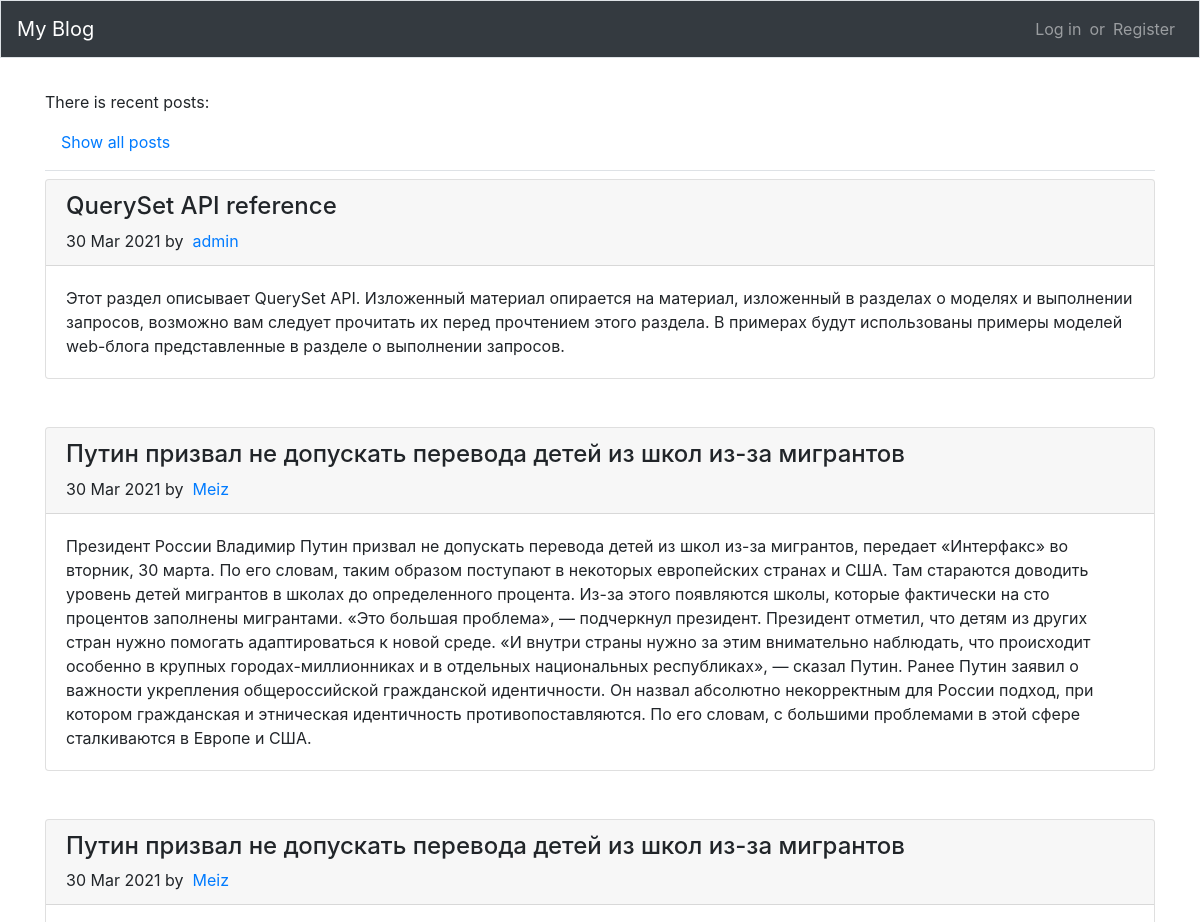
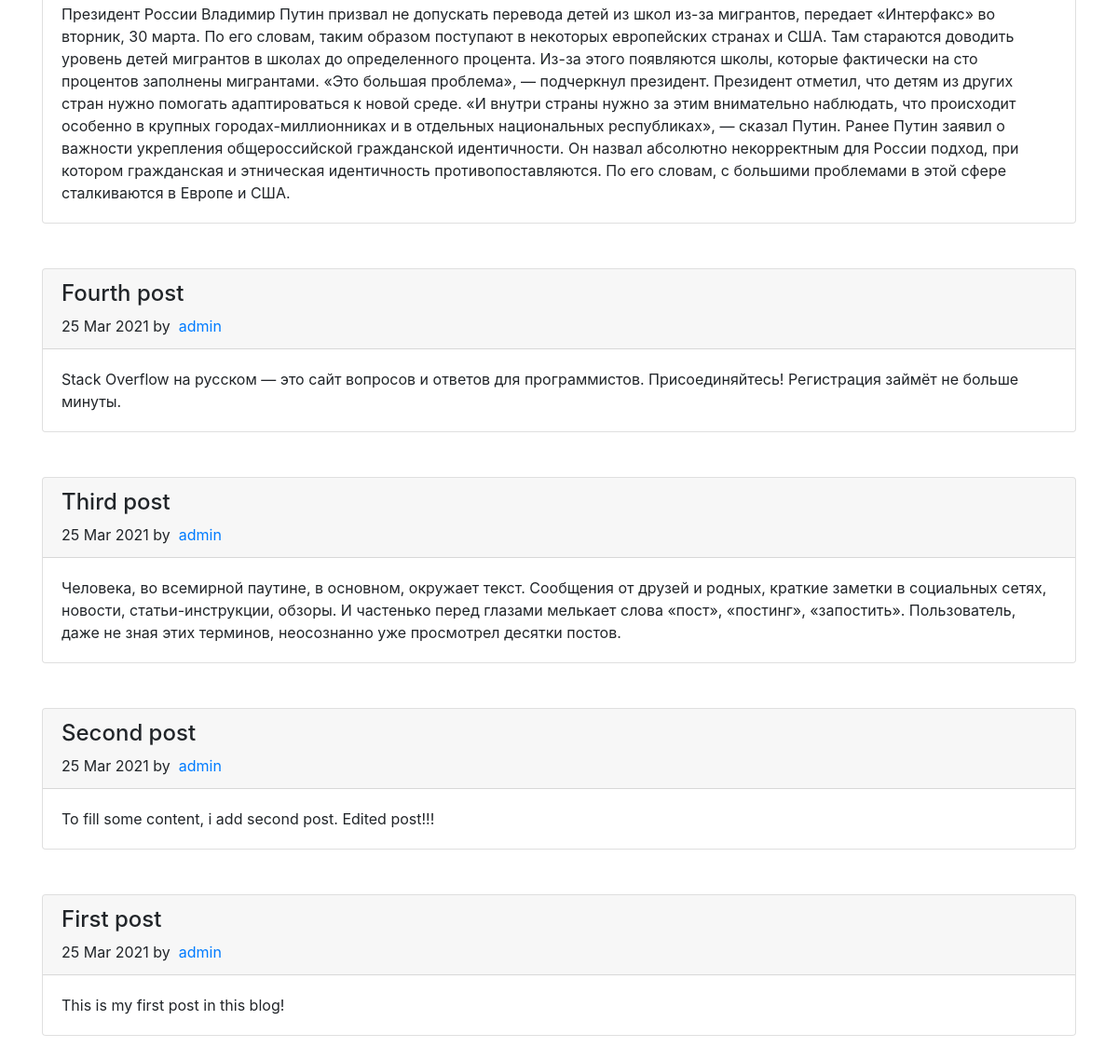
/?show_all=True, run on an earlier commit of the app's database (2 pictures, top to bottom).
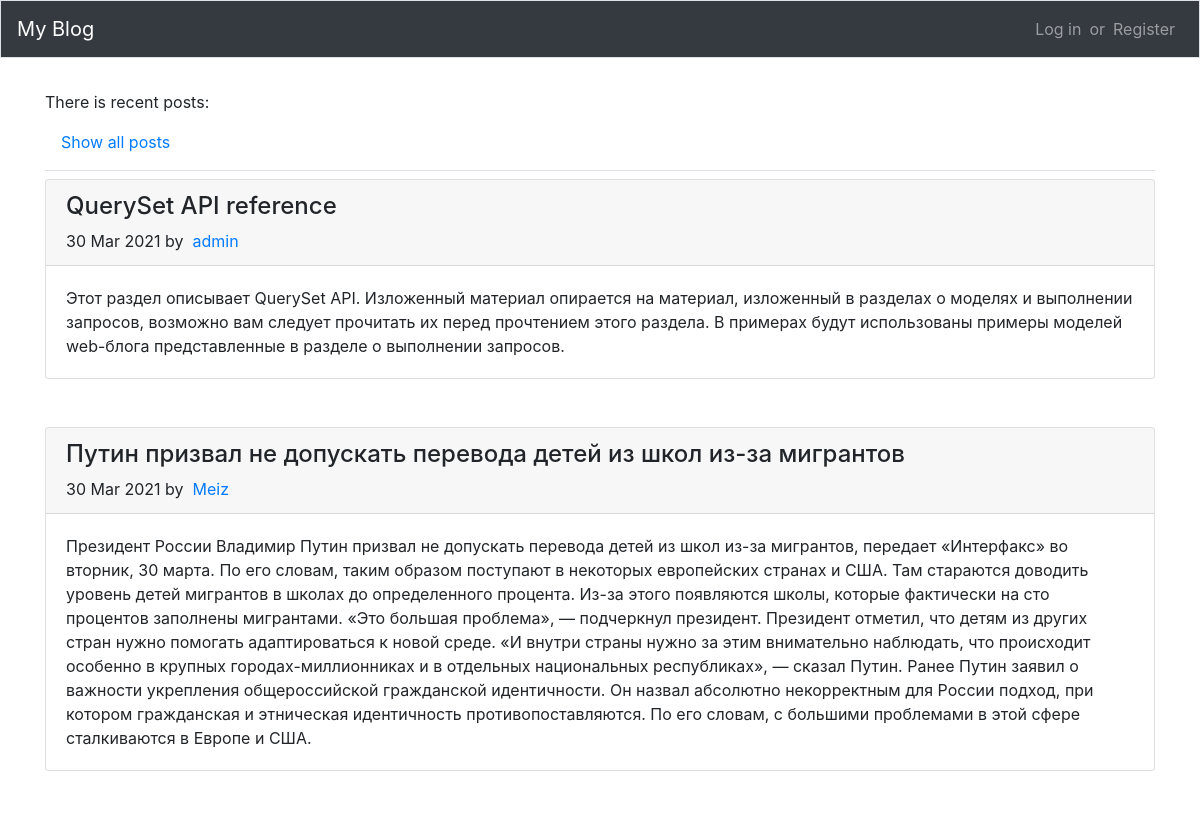
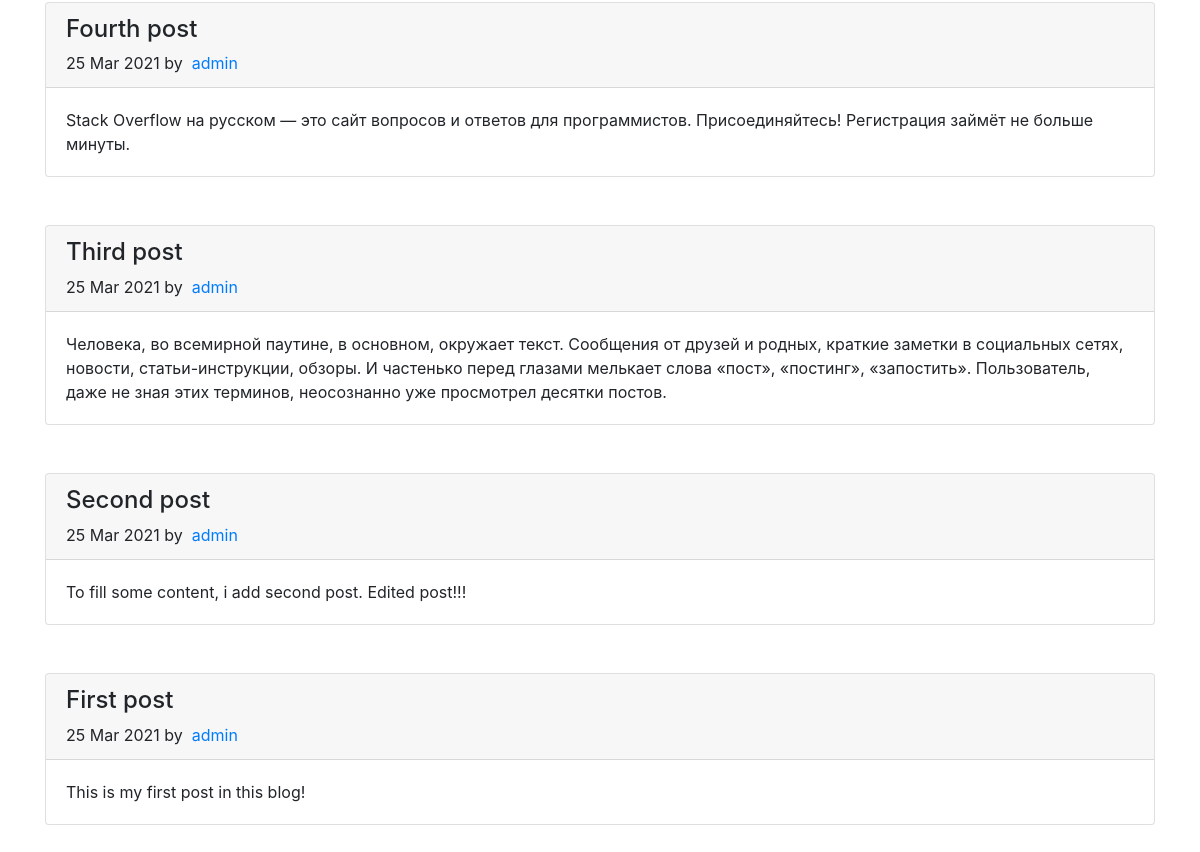
And on a later commit of the database (2 pictures, top to bottom).
### blogs/models.py (models this page shows, shortened)
class BlogPost(models.Model):
    owner = models.ForeignKey(User, on_delete=models.CASCADE)
    title = models.CharField(max_length=100)
    text = models.TextField()
    date_added = models.DateTimeField(auto_now_add=True)

### blogs/views.py (the view)
# urls.py: path('', views.summary, name='summary'),
def summary(request):
    try:
        show_all = True if request.GET['show_all'] == 'True' else False
    except KeyError:
        show_all = False
    if show_all:
        posts = BlogPost.objects.order_by('-date_added')
    else:
        posts = []
        for user in User.objects.all():
            posts += BlogPost.objects.filter(owner=user).order_by('-date_added')[:1]
    context = {'posts': posts}
    return render(request, 'blogs/index.html', context)

### blogs/templates/blogs/index.html (shortened to what this page needs)
{% extends 'blogs/base.html' %}
{% load bootstrap4 %}
{% block page_header %}
    <div class="nav-item align-content-lg-center">
        <span class="navbar-text">There is recent posts: </span>
    </div>
    <div class="nav-item d-inline-flex">
        <a class="nav-link" href="{% url 'blogs:summary' %}?show_all=True">Show all posts</a>
    </div>
{% endblock page_header %}
{% block content %}
<div>
      {% for post in posts %}
        <div class="card mb-5">
          <div class="card-header">
              <h4>{{ post.title }}</h4>
              <span class="d-inline-flex">
                  {{ post.date_added|date:'d M Y' }}
              </span>
              <span class="d-inline-flex mr-auto">
                by &nbsp;
                <a href="{% url 'blogs:users_posts' %}?user={{ post.owner }}"
                   title="Все посты {{ post.owner }}">
                    {{ post.owner }}
                </a>
              </span>
          </div>
          <div class="card-body">
            {{ post.text }}
          </div>
        </div>
      {% empty %}
        <p>No posts yet</p>
      {% endfor %}
</div>
{% endblock content %}

What changed in the data, as far as the page shows it:
removed BlogPost: title "Путин призвал не допускать перевода детей из школ из-за мигрантов", date_added "30 Mar 2021", owner "Meiz", text "Президент России Владимир Путин призвал не допускать перевода детей из школ из-за мигрантов, передает «Интерфакс» во вторник, 30 марта. По его словам, таким образом поступают в некоторых европейских странах и США. Там стараются доводить уровень детей мигрантов в школах до определенного процента. Из-за этого появляются школы, которые фактически на сто процентов заполнены мигрантами. «Это большая проблема», — подчеркнул президент. Президент отметил, что детям из других стран нужно помогать адаптироваться к новой среде. «И внутри страны нужно за этим внимательно наблюдать, что происходит особенно в крупных городах-миллионниках и в отдельных национальных республиках», — сказал Путин. Ранее…"
